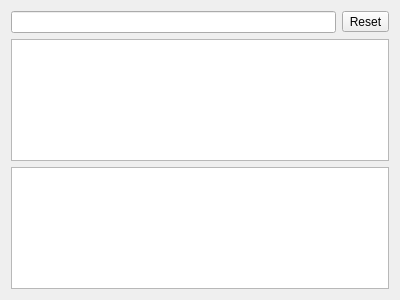
<?xml version="1.0" encoding="UTF-8"?>
<ui version="4.0">
 <class>Form</class>
 <widget class="QWidget" name="Form">
  <property name="geometry">
   <rect>
    <x>0</x>
    <y>0</y>
    <width>400</width>
    <height>300</height>
   </rect>
  </property>
  <property name="windowTitle">
   <string>Form</string>
  </property>
  <layout class="QVBoxLayout" name="verticalLayout">
   <item>
    <widget class="QFrame" name="frame">
     <layout class="QHBoxLayout" name="horizontalLayout">
      <property name="leftMargin">
       <number>0</number>
      </property>
      <property name="topMargin">
       <number>0</number>
      </property>
      <property name="rightMargin">
       <number>0</number>
      </property>
      <property name="bottomMargin">
       <number>0</number>
      </property>
      <item>
       <widget class="QLineEdit" name="le_rootpath"/>
      </item>
      <item>
       <widget class="QToolButton" name="btn_reset_rootpath">
        <property name="text">
         <string>Reset</string>
        </property>
       </widget>
      </item>
     </layout>
    </widget>
   </item>
   <item>
    <widget class="QTableView" name="tv_runtime_info">
     <property name="gridStyle">
      <enum>Qt::NoPen</enum>
     </property>
     <attribute name="horizontalHeaderCascadingSectionResizes">
      <bool>true</bool>
     </attribute>
     <attribute name="horizontalHeaderStretchLastSection">
      <bool>true</bool>
     </attribute>
    </widget>
   </item>
   <item>
    <widget class="QTreeView" name="tv_files">
     <property name="sortingEnabled">
      <bool>true</bool>
     </property>
     <attribute name="headerCascadingSectionResizes">
      <bool>true</bool>
     </attribute>
    </widget>
   </item>
  </layout>
 </widget>
 <resources/>
 <connections/>
</ui>
